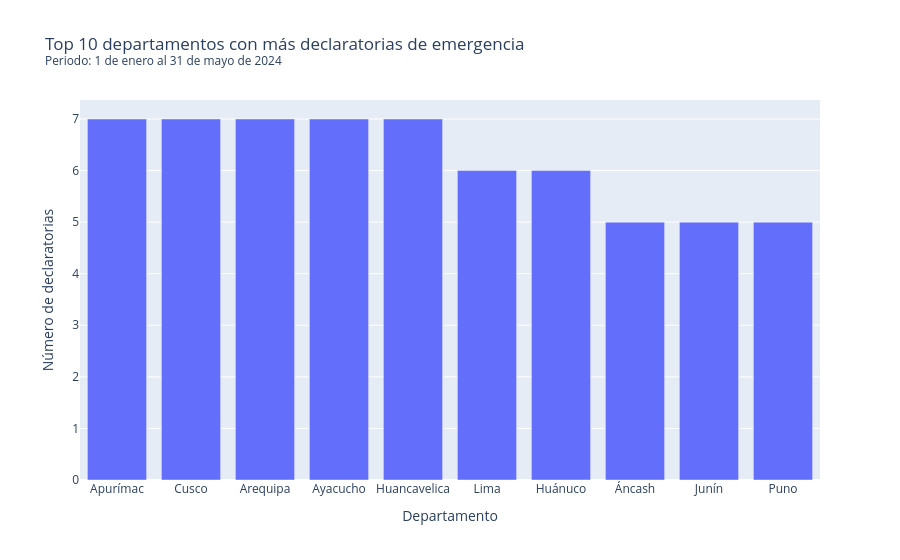

Source (notebook cell):
### Code cell
# Gráfico de barras
top10 = tabla_final.sort_values("declaratorias", ascending=False).head(10)

grafico_2 = px.bar(top10, x="departamento", y="declaratorias",
                   title="Top 10 departamentos con más declaratorias de emergencia"
                            f"<br><sup>{periodo}</sup>",
                    labels={"departamento": "Departamento", "declaratorias": "Número de declaratorias"})
grafico_2.show()

### Figure 1 — Plotly figure (JSON) as saved in the notebook; plotly's stock layout.template omitted (floating-point values rounded to 4 significant figures)
{"data": [{"hovertemplate": "Departamento=%{x}<br>Número de declaratorias=%{y}<extra></extra>", "legendgroup": "", "marker": {"color": "#636efa", "pattern": {"shape": ""}}, "name": "", "orientation": "v", "showlegend": false, "textposition": "auto", "type": "bar", "x": ["Apurímac", "Cusco", "Arequipa", "Ayacucho", "Huancavelica", "Lima", "Huánuco", "Áncash", "Junín", "Puno"], "xaxis": "x", "y": [7, 7, 7, 7, 7, 6, 6, 5, 5, 5], "yaxis": "y"}], "layout": {"barmode": "relative", "legend": {"tracegroupgap": 0}, "title": {"text": "Top 10 departamentos con más declaratorias de emergencia<br><sup>Periodo: 1 de enero al 31 de mayo de 2024</sup>"}, "xaxis": {"anchor": "y", "domain": [0, 1], "title": {"text": "Departamento"}}, "yaxis": {"anchor": "x", "domain": [0, 1], "title": {"text": "Número de declaratorias"}}}}
